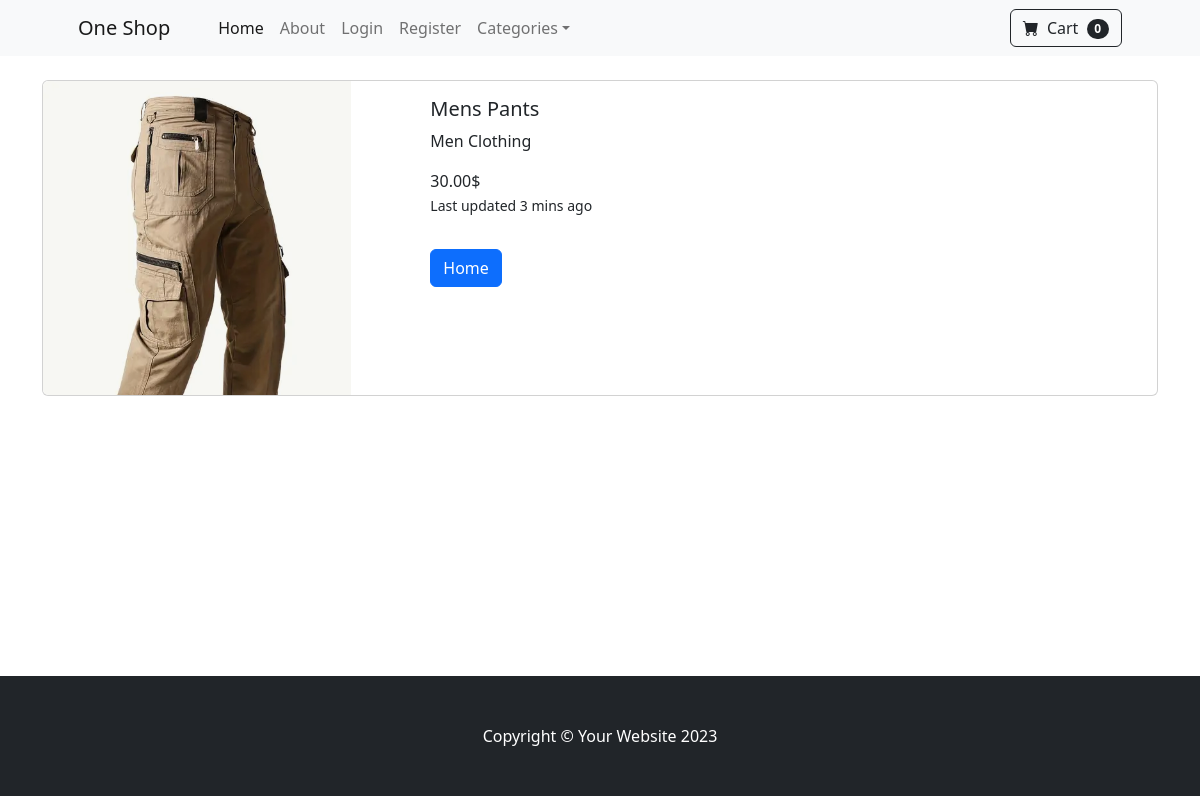
The app's page /product/4 with its own data.
### store/models.py (models this page shows)
class Product(models.Model):
    name = models.CharField(max_length=50)
    price = models.DecimalField(default=0, decimal_places=2, max_digits=6)
    category = models.ForeignKey(Category, on_delete=models.CASCADE, default=1)
    description = models.CharField(max_length=250, default='', blank=True, null=True)
    image = models.ImageField(upload_to='uploads/product/')
    on_sale = models.BooleanField(default=False)
    sale_price = models.DecimalField(default=0, decimal_places=2, max_digits=6)

### store/views.py (the view)
# urls.py: path('product/<int:pk>', views.product, name='product'),
def product(request, pk):
    product = Product.objects.get(id=pk)
    return render(request, 'product.html', {'product': product})

### store/templates/product.html (shortened to what this page needs)
{% extends 'base.html' %}
{% block content %}
<br>
<div class="container">
    <div class="card mb-3">
        <div class="row g-0">
            <div class="col-md-4">
                <img src=" {{ product.image.url }}" class="img-fluid rounded-start" alt="...">
            </div>
                <div class="col-md-8 ">
                    <div class="card-body ">
                        <h5 class="card-title">{{ product.name }}</h5>
                        <p class="card-text">{{ product.description }}</p>
                        {% if product.on_sale%}
                            <strike>{{ product.price }} $ </strike> &nbsp; {{ product.sale_price }}$
                        {% else %}
                             {{ product.price }}$
                        {% endif %}
                        <p class="card-text"><small class="text-body-secondary">Last updated 3 mins ago</small></p>
                        <a href="{% url 'index' %}" class="btn btn-primary mt-3">Home</a>
                    </div>
                </div>
            </div>
        </div>
    </div>
<br><br><br><br><br><br><br><br><br><br><br>
{% endblock %}

### records on screen
Product: image (picture), name "Mens Pants", description "Men Clothing", price "30.00"
